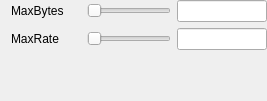
                <widget class="QWidget" name="P23BdTask">
                 <layout class="QVBoxLayout" name="P231Layout">
                  <property name="topMargin">
                   <number>0</number>
                  </property>
                  <property name="rightMargin">
                   <number>0</number>
                  </property>
                  <item>
                   <layout class="QHBoxLayout" name="P231Layout1">
                    <item>
                     <widget class="QLabel" name="lblP231MaxBytes">
                      <property name="minimumSize">
                       <size>
                        <width>70</width>
                        <height>0</height>
                       </size>
                      </property>
                      <property name="maximumSize">
                       <size>
                        <width>70</width>
                        <height>16777215</height>
                       </size>
                      </property>
                      <property name="text">
                       <string>MaxBytes</string>
                      </property>
                     </widget>
                    </item>
                    <item>
                     <widget class="QSlider" name="sldP231MaxBytes">
                      <property name="minimum">
                       <number>1</number>
                      </property>
                      <property name="maximum">
                       <number>32769</number>
                      </property>
                      <property name="orientation">
                       <enum>Qt::Horizontal</enum>
                      </property>
                     </widget>
                    </item>
                    <item>
                     <widget class="QLineEdit" name="txtP231MaxBytes">
                      <property name="minimumSize">
                       <size>
                        <width>90</width>
                        <height>0</height>
                       </size>
                      </property>
                      <property name="maximumSize">
                       <size>
                        <width>90</width>
                        <height>16777215</height>
                       </size>
                      </property>
                     </widget>
                    </item>
                   </layout>
                  </item>
                  <item>
                   <layout class="QHBoxLayout" name="P231Layout2">
                    <item>
                     <widget class="QLabel" name="lblP231MaxRate">
                      <property name="minimumSize">
                       <size>
                        <width>70</width>
                        <height>0</height>
                       </size>
                      </property>
                      <property name="maximumSize">
                       <size>
                        <width>70</width>
                        <height>16777215</height>
                       </size>
                      </property>
                      <property name="text">
                       <string>MaxRate</string>
                      </property>
                     </widget>
                    </item>
                    <item>
                     <widget class="QSlider" name="sldP231MaxRate">
                      <property name="minimum">
                       <number>1</number>
                      </property>
                      <property name="maximum">
                       <number>3201</number>
                      </property>
                      <property name="orientation">
                       <enum>Qt::Horizontal</enum>
                      </property>
                     </widget>
                    </item>
                    <item>
                     <widget class="QLineEdit" name="txtP231MaxRate">
                      <property name="minimumSize">
                       <size>
                        <width>90</width>
                        <height>0</height>
                       </size>
                      </property>
                      <property name="maximumSize">
                       <size>
                        <width>90</width>
                        <height>16777215</height>
                       </size>
                      </property>
                     </widget>
                    </item>
                   </layout>
                  </item>
                  <item>
                   <spacer name="P231Spacer">
                    <property name="orientation">
                     <enum>Qt::Vertical</enum>
                    </property>
                    <property name="sizeHint" stdset="0">
                     <size>
                      <width>20</width>
                      <height>40</height>
                     </size>
                    </property>
                   </spacer>
                  </item>
                 </layout>
                </widget>
